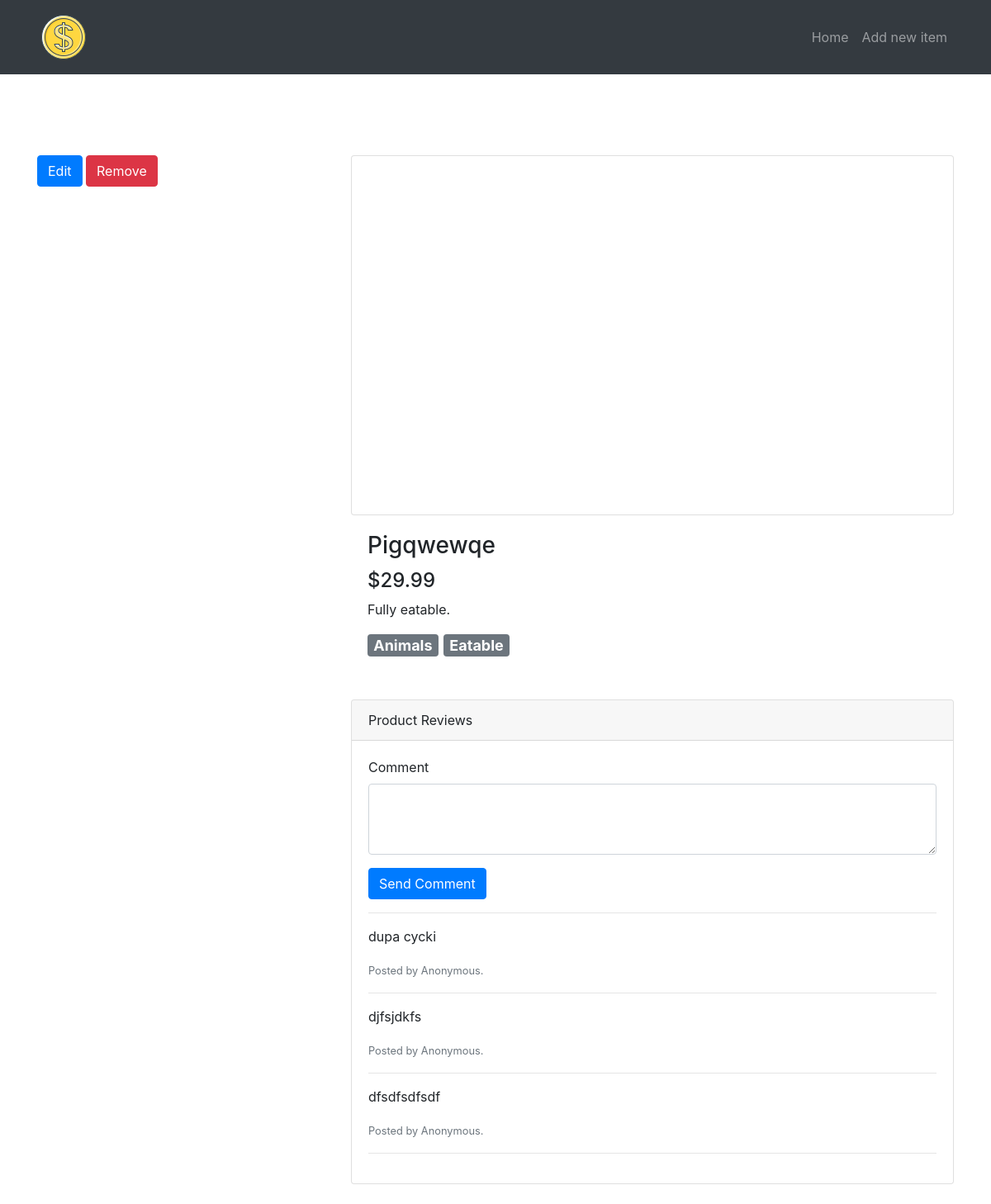
The page /items/2 on the database its author committed.
### tables this page shows
CREATE TABLE items(
    id INTEGER PRIMARY KEY AUTOINCREMENT,
    title TEXT,
    description TEXT,
    price REAL,
    image TEXT,
    category_id INTEGER,
    subcategory_id INTEGER,
    FOREIGN KEY(category_id) REFERENCES categories(id),
    FOREIGN KEY(subcategory_id) REFERENCES subcategories(id)
);

CREATE TABLE categories(
    id INTEGER PRIMARY KEY AUTOINCREMENT,
    name TEXT
);

CREATE TABLE subcategories(
    id INTEGER PRIMARY KEY AUTOINCREMENT,
    name TEXT,
    category_id INTEGER,
    FOREIGN KEY(category_id) REFERENCES categories(id)
);

CREATE TABLE comments(
    id INTEGER PRIMARY KEY AUTOINCREMENT,
    content TEXT,
    item_id INTEGER,
    FOREIGN KEY(item_id) REFERENCES items(id)
);

### alegrosz/views/items_views.py (the view)
@item_bp.route('/<int:item_id>')
def item(item_id):
    remove_item_form = RemoveItemForm()
    c = get_db().cursor()
    item_from_db = c.execute("""SELECT
        i.id, i.title, i.description, i.price, i.image, c.name, s.name
        FROM
        items AS i
        INNER JOIN  categories AS c ON i.category_id = c.id
        INNER JOIN subcategories AS s ON i.subcategory_id = s.id
        WHERE i.id = ?""", (item_id,))
    row = c.fetchone()
    try:
        item = {
            "id": row[0],
            "title": row[1],
            "description": row[2],
            "price": row[3],
            "image": row[4],
            "category": row[5],
            "subcategory": row[6]
        }
    except TypeError:
        item = {}
    comments = []
    if item:
        comments_from_db = c.execute('''SELECT
        content FROM comments
        WHERE item_id = ?
        ORDER BY id DESC
        ''', (item_id,))
        comments = [{'content': row[0]} for row in comments_from_db]
    commentForm = NewCommentForm()
    commentForm.item_id.data = item_id
    return render_template('item.html', item=item, removeItemForm=remove_item_form, commentForm=commentForm,
                           comments=comments)

### alegrosz/forms/item_forms.py
class RemoveItemForm(FlaskForm):
    submit = SubmitField("Remove")

### alegrosz/forms/comments_forms.py
class NewCommentForm(FlaskForm):
    content = TextAreaField("Comment", validators=[DataRequired("Data is required")])
    item_id = HiddenField(validators=[DataRequired()])
    submit = SubmitField("Send Comment")

### alegrosz/__init__.py (called while the page is built)
@app.teardown_appcontext
def close_connection(exception):
    db = getattr(g, '_database', None)
    if db is not None:
        db.close()

### alegrosz/db.py (called while the page is built)
def get_db():
    db = getattr(g, '_database', None)
    if db is None:
        db = g.database = sqlite3.connect(os.path.join(db_abs_path, 'database', 'alegrosz.db'))
    return db

### alegrosz/templates/item.html (shortened to what this page needs)
{% extends "base.html" %}
{% block content %}
<div class="row">
    <div class="col-lg-4 my-4">
        <a href="{{ url_for('items.edit_item', item_id=item.id) }}" class="btn btn-primary">Edit
        </a>
        <form action="{{ url_for('items.remove_item', item_id=item.id) }}" class="delete-form" method="POST">
            {{ removeItemForm.submit(class="btn btn-danger", onclick="return confirm('Are you sure you want to delete
            this item?');") }}
        </form>
    </div>
    <div class="col-lg-8">
        <div class="card mt-4">
            <div class="embed-responsive embed-responsive-16by9">
            </div>
        </div>
        <div class="card-body">
            <h3 class="card-title">
                {{ item.title }}
            </h3>
            <h4>{{ "$%.2f"|format(item.price) }}
            </h4>
            <p class="card-text">
                {{ item.description }}
            </p>
            <h4>
                <div class="badge badge-secondary">
                    {{ item.category }}
                </div>
                <div class="badge badge-secondary">
                    {{ item.subcategory }}
                </div>
            </h4>
        </div>
        <div class="card card-outline-secondary my-4">
            <div class="card-header">
                Product Reviews
            </div>
            <div class="card-body">
                <form action="{{ url_for('comments.add_comment') }}" class="comment-form" method="post">
                    <div class="form-group">
                        {{ commentForm.content.label }}
                        {{ commentForm.content(class='form-control', rows='3') }}
                    </div>
                        {{ commentForm.submit(class='btn btn-primary') }}
                </form>
                <hr class="form-boarder">
                {% if comments %}
                    {% for comment in comments %}
                        {% with content = comment.content %}
                            {% include '_comment.html' %}
                        {% endwith %}
                    {% endfor %}
                {% else %}
                    <p class="placeholder-comment">Be the first comment item</p>
                {% endif %}
            </div>
        </div>
    </div>
</div>
{% endblock %}

### alegrosz/templates/base.html (shortened to what this page needs)
<!doctype html>
<html lang="en">
<head>
    <link rel="stylesheet" href="https://stackpath.bootstrapcdn.com/bootstrap/4.5.0/css/bootstrap.min.css"
>
    <link rel="stylesheet" href="{{ url_for('static', filename='css/style.css') }}">
</head>
<body>
<nav class="navbar navbar-expand-lg navbar-dark bg-dark fixed-top">
    <div class="container">
        <a href="{{ url_for('main.index') }}" class="navbar-brand">
        <img src="{{ url_for('static', filename='images/logo.png') }}" alt="">
    </a>
        <div class="collapse navbar-collapse" id="navbarResponsive">
            <ul class="navbar-nav ml-auto">
                <li class="nav-item {{ 'active' if active_page == 'home' else '' }}"><a href="{{ url_for('main.index') }}" class="nav-link">
                    Home
                </a></li>
                <li class="nav-item {{ 'active' if active_page == 'new_item' else ''}}"><a href="{{ url_for('items.add_item') }}" class="nav-link">
                    Add new item
                </a></li>
            </ul>
        </div>
    </div>
</nav>
<div class="container unexpected-margin">
{% block content %}
{% endblock %}
</div>
</body>
</html>

### alegrosz/templates/_comment.html
<p>{{ content }}</p>
<small class="text-muted">Posted by Anonymous.</small>
<hr>

### alegrosz/static/css/style.css (style rules this page uses)
body { padding-top: 64px; }
.unexpected-margin { margin-top: 100px; }
.delete-form { display: inline; }

### rows shown on the page
items: title "Pigqwewqe", price "$29.99", description "Fully eatable."
categories: category "Animals"
subcategories: subcategory "Eatable"
comments: content "dupa cycki"
comments: content "djfsjdkfs"
comments: content "dfsdfsdfsdf"

### other values the page prints
{{ commentForm.content.label }} "Comment"
